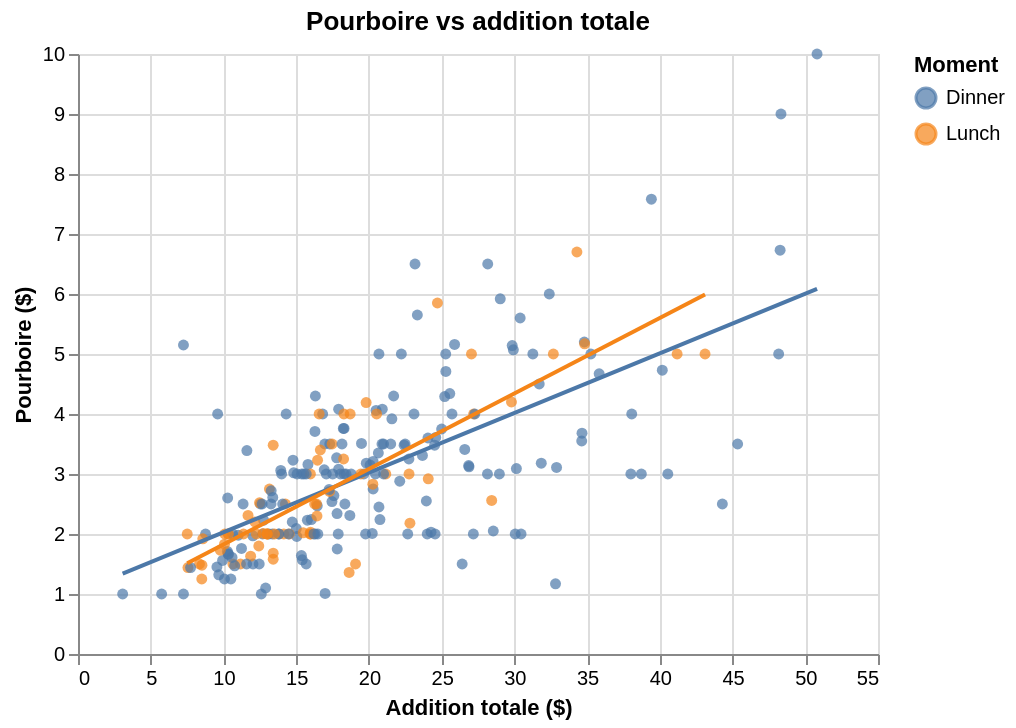

Notebook source saved alongside this figure:
### Markdown cell above
### Exemple A : Nuage de points avec régression (`tips`)

Même encodage que l'exemple `plotnine` : 
- `x` = « addition »
- `y` = « pourboire »
- `color` = « moment du repas ».
- on ajoute une couche de régression avec `transform_regression` pour les droites de tendances, puis on **superpose** les deux couches avec `+` (ici, superposition de couches Altair, pas d'ajout de composants de grammaire comme en `plotnine`).

### Code cell
points = alt.Chart(tips).mark_circle(opacity=0.7).encode(
    x=alt.X("total_bill:Q", title="Addition totale ($)"),
    y=alt.Y("tip:Q", title="Pourboire ($)"),
    color=alt.Color("time:N", title="Moment"),
    tooltip=["total_bill", "tip", "time", "size"],
)

regression = points.transform_regression(
    "total_bill", "tip", groupby=["time"]
).mark_line()

(points + regression).properties(
    title="Pourboire vs addition totale", width=400, height=300
)

### Figure 1 — Vega-Lite specification as saved in the notebook (floating-point values rounded to 4 significant figures; data arrays with more than 128 entries replaced by an {"elided": "..."} marker saying what was removed)
{"config": {"view": {"continuousWidth": 300, "continuousHeight": 300}}, "layer": [{"mark": {"type": "circle", "opacity": 0.7}, "encoding": {"color": {"field": "time", "title": "Moment", "type": "nominal"}, "tooltip": [{"field": "total_bill", "type": "quantitative"}, {"field": "tip", "type": "quantitative"}, {"field": "time", "type": "nominal"}, {"field": "size", "type": "quantitative"}], "x": {"field": "total_bill", "title": "Addition totale ($)", "type": "quantitative"}, "y": {"field": "tip", "title": "Pourboire ($)", "type": "quantitative"}}}, {"mark": {"type": "line"}, "encoding": {"color": {"field": "time", "title": "Moment", "type": "nominal"}, "tooltip": [{"field": "total_bill", "type": "quantitative"}, {"field": "tip", "type": "quantitative"}, {"field": "time", "type": "nominal"}, {"field": "size", "type": "quantitative"}], "x": {"field": "total_bill", "title": "Addition totale ($)", "type": "quantitative"}, "y": {"field": "tip", "title": "Pourboire ($)", "type": "quantitative"}}, "transform": [{"on": "total_bill", "regression": "tip", "groupby": ["time"]}]}], "data": {"name": "data-f795d6974a782cd165ff81948ea68153"}, "height": 300, "title": "Pourboire vs addition totale", "width": 400, "$schema": "https://vega.github.io/schema/vega-lite/v6.4.1.json", "datasets": {"data-f795d6974a782cd165ff81948ea68153": {"elided": "244 records"}}}
